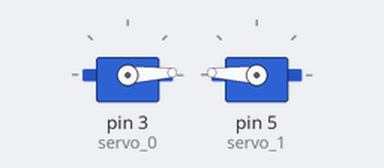
Simulated run of this sketch. Board: Arduino Uno, built with avr-gcc and run on an emulated ATmega328P. Parts: 2 × servo.

Above: at 0.05 s.
At 1.35 s:
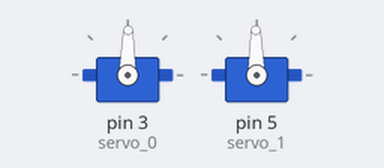
At 2.65 s:
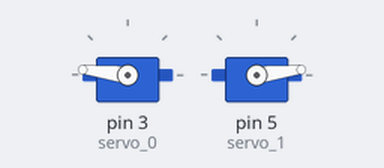
At 5.25 s:
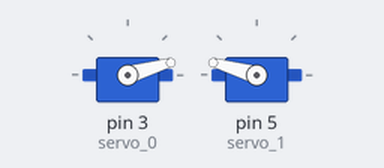
Timing chart, 0 to 7.1 s (numbered marks = the images above):
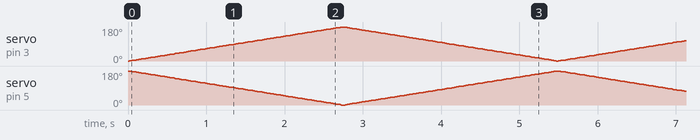

The sketch:

servo_motor1.ino
```cpp
#include <Servo.h>

int position = 0;

Servo servo_0;

Servo servo_1;


void setup()
{
  servo_0.attach(3);

  servo_1.attach(5);

}

void loop()
{
  for (position = 0; position <= 180; position+=1) {
    servo_0.write(position);
    servo_1.write(180-position);
    delay(15); // Wait for 15000 millisecond(s)
  }
  for (position = 180; position >= 0; position-=1) {
    servo_0.write(position);
    servo_1.write(180-position);
    delay(15); // Wait for 15000 millisecond(s)
  }
}
```
